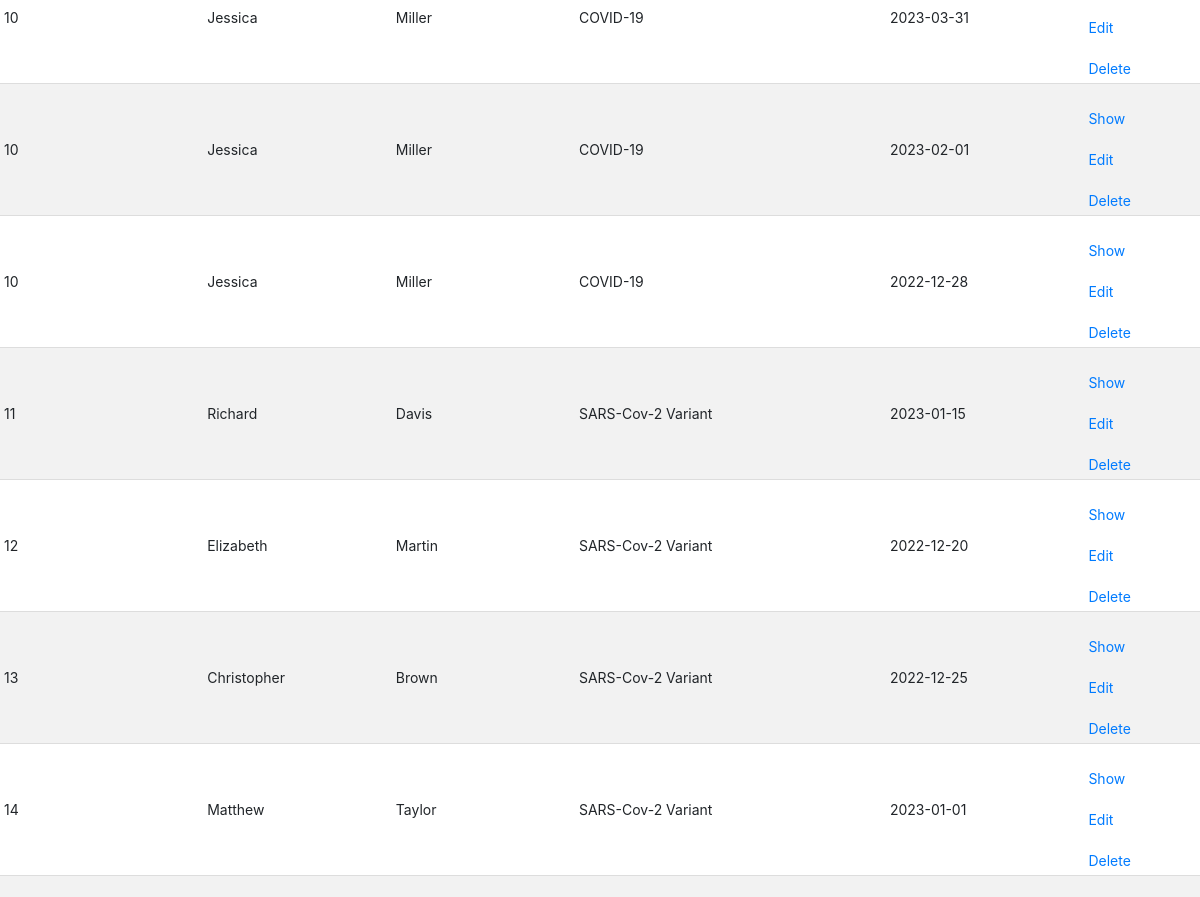
The app's page /pages/Infections/index.php (middle part), older data.
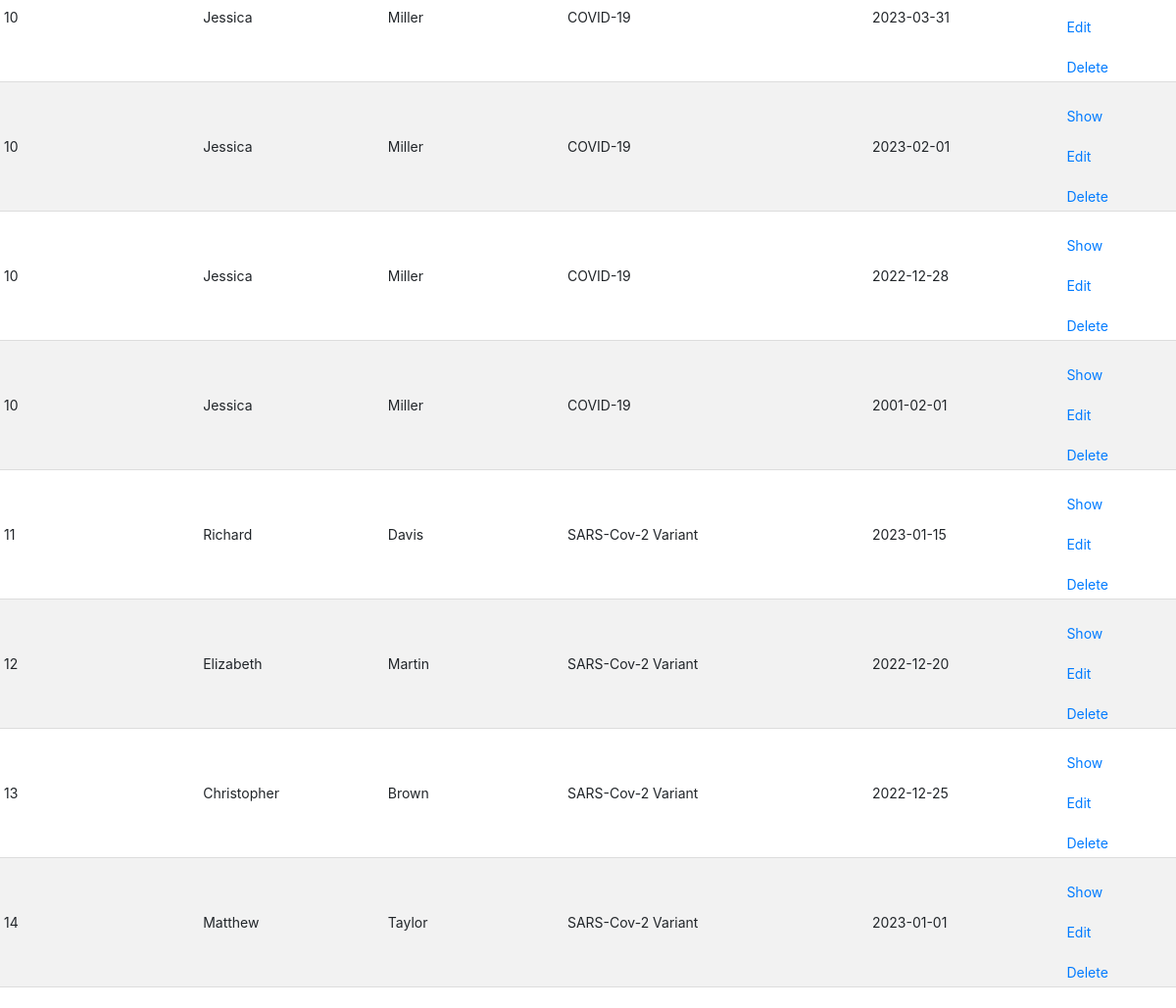
The same page, newer data.
### tables this page shows
CREATE TABLE Infections (
  EmployeeID INT,
  InfectionID INT NOT NULL,
  Type VARCHAR(255),
  Date DATE,
  PRIMARY KEY (EmployeeID, InfectionID),
  FOREIGN KEY (EmployeeID) REFERENCES Employees(EmployeeID)
);

CREATE TABLE Employees (
  EmployeeID INT PRIMARY KEY,
  FName VARCHAR(255),
  LName VARCHAR(255),
  Role VARCHAR(255),
  DoBirth DATE,
  MedicareNumber VARCHAR(255) NOT NULL UNIQUE,
  Email VARCHAR(255),
  Citizenship VARCHAR(255),
  PhoneNumber VARCHAR(255),
  Address VARCHAR(255),
  PostalCode VARCHAR(255),
  FOREIGN KEY (PostalCode) REFERENCES PostalCodes(PostalCode),
  CHECK (Role IN ('Nurse', 'Doctor', 'Cashier', 'Pharmacist', 'Receptionist', 'Administrative personnel', 'Security personnel', 'Regular employee'))
);

### pages/Infections/index.php (the view, shortened to what this page needs)
<?php require_once '../../database.php';
    include '../header.php';
    $statement = $conn->prepare('SELECT * FROM Infections, Employees WHERE Infections.EmployeeID = Employees.EmployeeID ORDER BY Infections.EmployeeID, Type, Infections.Date DESC');
    $statement->execute();
    mysqli_stmt_bind_result($statement, $row['EmployeeID'], $row['InfectionID'], $row['Type'], $row['Date'], $row['EmployeeID2'], $row['FName'], $row['LName'], $row['Role'], $row['DateOfBirth'], $row['MedicareNumber'], $row['Email'], $row['Citizenship'], $row['PhoneNumber'], $row['Address'], $row['PostalCode'])
?>
<!DOCTYPE html>
<html lang="en">
<head>
    <link rel="stylesheet" href="../../pages/style.css">
</head>
<body>
    <table>
        <tbody>
            <?php while (mysqli_stmt_fetch($statement)) {?>
                <tr>
                    <td><?php echo $row['EmployeeID'] ?></td>
                    <td><?php echo $row['FName'] ?></td>
                    <td><?php echo $row['LName'] ?></td>
                    <td><?php echo $row['Type'] ?></td>
                    <td><?php echo $row['Date'] ?></td>
                    <td>
                        <a href="./show.php?EmployeeID=<?php echo $row["EmployeeID"] ?>&InfectionID=<?php echo $row["InfectionID"] ?>">Show</a>
                        <a href="./edit.php?EmployeeID=<?php echo $row["EmployeeID"] ?>&InfectionID=<?php echo $row["InfectionID"] ?>">Edit</a>
                        <a href="./delete.php?EmployeeID=<?php echo $row["EmployeeID"] ?>&InfectionID=<?php echo $row["InfectionID"] ?>">Delete</a>
                    </td>
                </tr>
            <?php }; ?>
        </tbody>
    </table>
</body>
</html>

Row changes from the older to the newer data that the page shows:
added infections: EmployeeID.EmployeeID "10", EmployeeID.FName "Jessica", EmployeeID.LName "Miller", Type "COVID-19", Date "2001-02-01"
